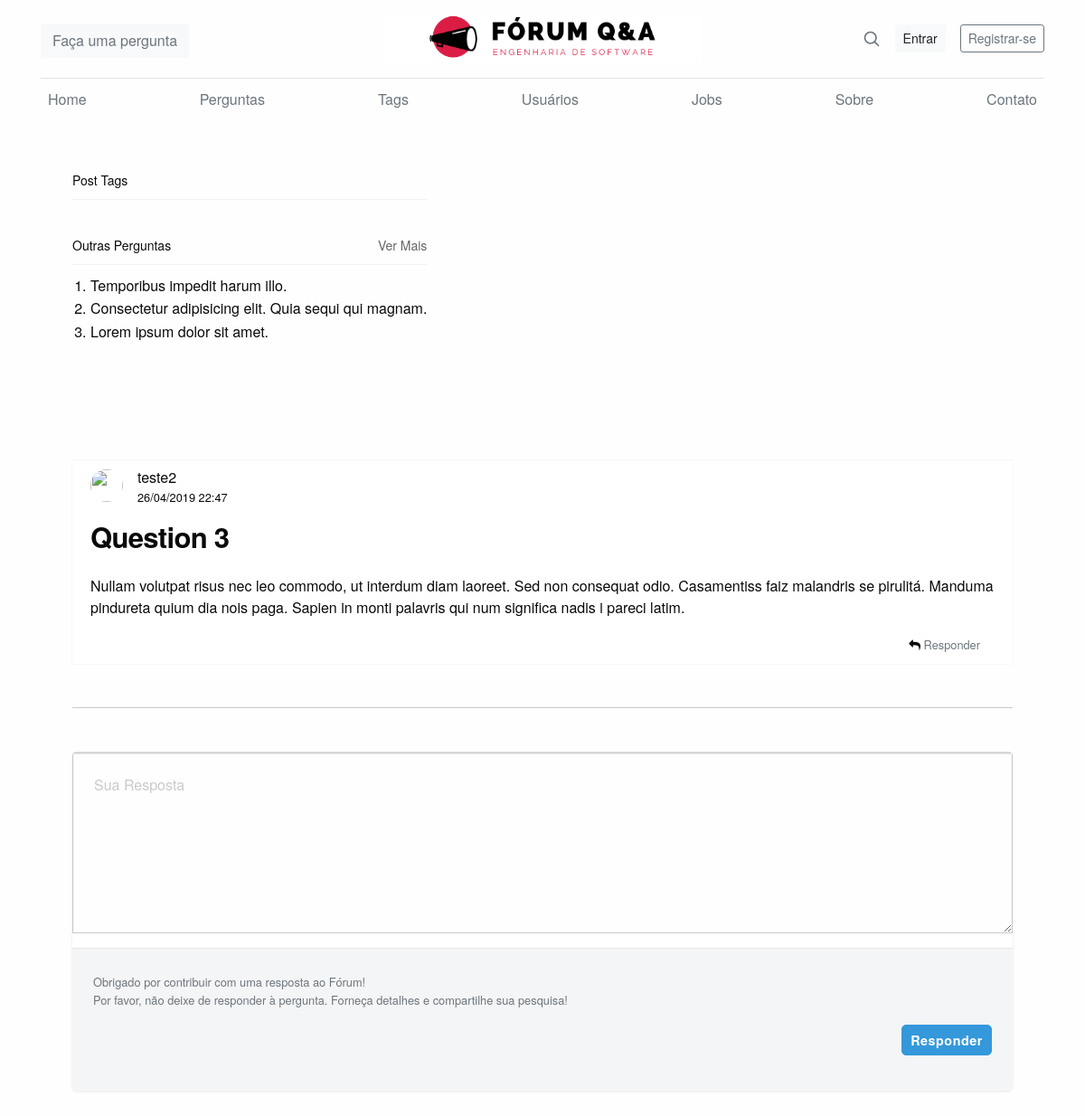
The app's page /post/4/ with its own data.
### posts/models.py (models this page shows)
class Question(models.Model):
	title = description = models.CharField(max_length=512)
	description = models.TextField()
	creation_date = models.DateTimeField(auto_now=False, auto_now_add=True)
	last_modification_date = models.DateTimeField(auto_now=True, auto_now_add=False)
	user = models.ForeignKey(User , on_delete=models.CASCADE)

### posts/views.py (the view)
# urls.py: path('post/', views.post, name='post'),
def post(request,id_post):
    readed_question = Question.objects.get(id=id_post) #questao clicada pelo usuario
    question_tags = QuestionTag.objects.filter(question=id_post)
    tags = []
    for el in question_tags:
        tags.append(el.tag.name)
    answers = Answer.objects.filter(question=id_post)
    context = {
        "question": readed_question,
        "tags": tags,
        "answers": answers
    }
    return render(request, 'posts/post.html', context)

### posts/templates/posts/post.html (shortened to what this page needs)
{% extends "forum/base.html" %}
{% load static %}
{% block css %}
<link href="{% static 'posts/css/posts.css' %}" rel="stylesheet" type="text/css">
<link href="https://cdn.jsdelivr.net/foundation/6.1.2/foundation.min.css" rel="stylesheet" type="text/css">
{% endblock %}
{% block content %}
<div class='container'>
    {%  include "forum/header.html" %}
    <main class="container row">
            <aside class="sidebar columns medium-4 medium-push-8">
                <div class="widget">
                    <header class="widget__header">
                        <span class="widget__header-title">Post Tags</span>
                    </header>
                </div>
                <div class="widget">
                    <header class="widget__header">
                        <span class="widget__header-title">Outras Perguntas</span>
                        <a href="#" class="widget__header-link">Ver Mais</a>
                    </header>
                    <ol class="widget__list">
                        <li>Temporibus impedit harum illo.</li>
                        <li>Consectetur adipisicing elit. Quia sequi qui magnam.</li>
                        <li>Lorem ipsum dolor sit amet.</li>
                    </ol>
                </div>
            </aside>
            <section class="content columns medium-8 medium-pull-4">
                <article class="post">
                    <header class="post__header">
                        <div class="media-object">
                            <div class="media-object-section">
                                <a href="#" class="post__header-profile">
                                    <img class="post__header-profile-image" src="https://image.flaticon.com/icons/svg/167/167750.svg" alt="" />
                                </a>
                            </div>
                            <div class="media-object-section">
                                <a class="post__header-profile-name">{{question.user}}</a>
                                <time class="post__header-time">{{question.last_modification_date|date:"d/m/Y H:i"}}</time>
                            </div>
                        </div>
                        <h3 class="post__header-title">{{question.title}}</h3>
                    </header>
                    <div class="post__content mt-4">
                        <p>
                            {{question.description}}
                        </p>
                    </div>
                    <footer class="post__footer">
                        <div class="post__footer-responses text-right mr-3">
                            <small><i class="fa fa-reply"></i>
                                <a href="#ans" class="text-muted"> Responder</a>
                            </small>
                        </div>
                    </footer>
                </article>
                    <hr class="mt-5 mb-5">
                    <form class="answer-form mt-5" id="ans">
                            <div class="message">
                              <textarea name="message" id="message" placeholder="Sua Resposta"></textarea>
                            </div>
                            <div class="submit">
                              <p class="user-message">
                                  <small id="emailHelp" class="form-text text-muted ">
                                        Obrigado por contribuir com uma resposta ao Fórum!<br>
                                        Por favor, não deixe de responder à pergunta. Forneça detalhes e compartilhe sua pesquisa!
                                    </small>
                                </p>
                              <input type="submit" value="Responder" class="button" />
                            </div>
                    </form>
                </section>
        </main>
</div>
{% endblock %}

### static/forum/css/base.css (style rules this page uses)
h1, h2, h3, h4, h5, h6 { font-family: "Playfair Display", Georgia, "Times New Roman", serif; }
p { font-size: 14px; margin: 0 0 10px; }
input, select { font-size: 0.8rem; font-weight: 700; letter-spacing: 0.5px; background: transparent; border: 1px solid #A4A9C5; border-radius: 3px; outline: none; padding: 10px; transition: border-color 0.2s cubic-bezier(0.4, 0, 0.2, 1); color: #18C2C0; }
input::placeholder, select::placeholder { font-weight: 500; color: #646E8A; }
section { margin-top: 50px; }
.widget { margin-bottom: 40px; }
.widget__header { display: flex; align-items: center; justify-content: space-between; font-size: 0.875rem; padding-bottom: 0.625rem; margin-bottom: 0.625rem; border-bottom: 1px solid rgba(0, 0, 0, 0.0470588); }
.widget__header-link { color: rgba(0, 0, 0, 0.6); }

### static/posts/css/posts.css (style rules this page uses)
main.container { max-width: 1040px; margin: auto; padding: 10px 0 40px; }
.post { background: #fff; box-shadow: 0 0 1px rgba(0, 0, 0, 0.15); padding: 0.625rem 1.25rem; }
.post__header-profile-image { width: 36px; height: 36px; border-radius: 100%; }
.post__header-profile-name { display: block; line-height: 1.12; }
.post__header-time { font-size: 0.8rem; }
.post__header-title { font-weight: bold; line-height: 1.12; letter-spacing: -0.022em; }
.post__content p { font-size: 1rem; line-height: 1.5; }
.sidebar { margin: 40px 0; }
.widget { margin-bottom: 40px; }
.widget__header { display: flex; align-items: center; justify-content: space-between; font-size: 0.875rem; padding-bottom: 0.625rem; margin-bottom: 0.625rem; border-bottom: 1px solid rgba(0, 0, 0, 0.0470588); }
.widget__header-link { color: rgba(0, 0, 0, 0.6); }
.answer-form { background: #ffffff; height: auto; margin: 100px auto; overflow: hidden; width: 100%; -moz-border-radius: 5px; -webkit-border-radius: 5px; border-radius: 5px; -moz-box-shadow: rgba(26, 26, 26, 0.1) 0 1px 3px 0; -webkit-box-shadow: rgba(26, 26, 26, 0.1) 0 1px 3px 0; box-shadow: rgba(26, 26, 26, 0.1) 0 1px 3px 0; }
.answer-form .message { position: relative; }
.answer-form .message { border-bottom: 1px #e6e6e6 solid; border-top: 1px #e6e6e6 solid; clear: both; }
.answer-form .message textarea { height: 200px; padding: 23px; }
.answer-form .submit { background: #f4f5f6; display: block; overflow: hidden; padding: 23px; }
.answer-form .submit .button { background: #3498db; border: 1px #3498db solid; color: #ffffff; float: right; padding: 9px 0; width: 100px; -moz-border-radius: 5px; -webkit-border-radius: 5px; border-radius: 5px; }

### records on screen
Question: user "teste2", last_modification_date "26/04/2019 22:47", title "Question 3", description "Nullam volutpat risus nec leo commodo, ut interdum diam laoreet. Sed non consequat odio. Casamentiss faiz malandris se pirulitá. Manduma pindureta quium dia nois paga. Sapien in monti palavris qui num significa nadis i pareci latim."
